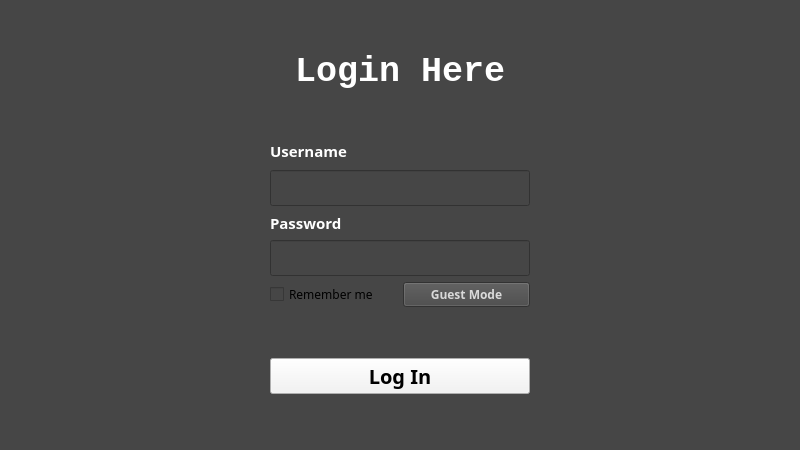
<?xml version="1.0" encoding="UTF-8"?>
<ui version="4.0">
 <class>Form</class>
 <widget class="QWidget" name="Form">
  <property name="geometry">
   <rect>
    <x>0</x>
    <y>0</y>
    <width>800</width>
    <height>450</height>
   </rect>
  </property>
  <property name="maximumSize">
   <size>
    <width>800</width>
    <height>450</height>
   </size>
  </property>
  <property name="font">
   <font>
    <family>Consolas</family>
    <kerning>true</kerning>
   </font>
  </property>
  <property name="windowTitle">
   <string>Log In</string>
  </property>
  <property name="styleSheet">
   <string notr="true">background-color: rgb(70, 70, 70);</string>
  </property>
  <layout class="QHBoxLayout" name="horizontalLayout_2">
   <item>
    <spacer name="horizontalSpacer_2">
     <property name="orientation">
      <enum>Qt::Horizontal</enum>
     </property>
     <property name="sizeHint" stdset="0">
      <size>
       <width>40</width>
       <height>20</height>
      </size>
     </property>
    </spacer>
   </item>
   <item>
    <layout class="QVBoxLayout" name="verticalLayout_3">
     <item>
      <layout class="QVBoxLayout" name="verticalLayout">
       <property name="spacing">
        <number>8</number>
       </property>
       <item>
        <spacer name="verticalSpacer_3">
         <property name="orientation">
          <enum>Qt::Vertical</enum>
         </property>
         <property name="sizeHint" stdset="0">
          <size>
           <width>20</width>
           <height>40</height>
          </size>
         </property>
        </spacer>
       </item>
       <item>
        <widget class="QLabel" name="label">
         <property name="font">
          <font>
           <family>Consolas</family>
           <pointsize>26</pointsize>
           <bold>true</bold>
          </font>
         </property>
         <property name="styleSheet">
          <string notr="true">color: rgb(255, 255, 255);</string>
         </property>
         <property name="text">
          <string>Login Here</string>
         </property>
         <property name="alignment">
          <set>Qt::AlignCenter</set>
         </property>
        </widget>
       </item>
       <item>
        <spacer name="verticalSpacer">
         <property name="orientation">
          <enum>Qt::Vertical</enum>
         </property>
         <property name="sizeHint" stdset="0">
          <size>
           <width>20</width>
           <height>40</height>
          </size>
         </property>
        </spacer>
       </item>
       <item>
        <widget class="QLabel" name="label_2">
         <property name="font">
          <font>
           <family>微软雅黑</family>
           <pointsize>11</pointsize>
           <bold>true</bold>
          </font>
         </property>
         <property name="styleSheet">
          <string notr="true">color: rgb(255, 255, 255);</string>
         </property>
         <property name="text">
          <string>Username</string>
         </property>
        </widget>
       </item>
       <item>
        <widget class="LineEdit" name="lineEdit">
         <property name="font">
          <font>
           <family>微软雅黑</family>
           <pointsize>15</pointsize>
          </font>
         </property>
         <property name="styleSheet">
          <string notr="true">color: rgb(255, 255, 255);</string>
         </property>
         <property name="alignment">
          <set>Qt::AlignCenter</set>
         </property>
        </widget>
       </item>
      </layout>
     </item>
     <item>
      <layout class="QVBoxLayout" name="verticalLayout_2">
       <item>
        <widget class="QLabel" name="label_3">
         <property name="font">
          <font>
           <family>微软雅黑</family>
           <pointsize>11</pointsize>
           <bold>true</bold>
          </font>
         </property>
         <property name="styleSheet">
          <string notr="true">color: rgb(255, 255, 255);</string>
         </property>
         <property name="text">
          <string>Password</string>
         </property>
        </widget>
       </item>
       <item>
        <widget class="PasswordLineEdit" name="lineEdit_2">
         <property name="font">
          <font>
           <family>微软雅黑</family>
           <pointsize>15</pointsize>
          </font>
         </property>
         <property name="styleSheet">
          <string notr="true">color: rgb(255, 255, 255);</string>
         </property>
         <property name="frame">
          <bool>true</bool>
         </property>
         <property name="echoMode">
          <enum>QLineEdit::Password</enum>
         </property>
         <property name="alignment">
          <set>Qt::AlignCenter</set>
         </property>
        </widget>
       </item>
      </layout>
     </item>
     <item>
      <layout class="QHBoxLayout" name="horizontalLayout">
       <item>
        <widget class="CheckBox" name="checkBox">
         <property name="font">
          <font>
           <family>微软雅黑</family>
          </font>
         </property>
         <property name="styleSheet">
          <string notr="true"/>
         </property>
         <property name="text">
          <string>Remember me</string>
         </property>
        </widget>
       </item>
       <item>
        <widget class="PillPushButton" name="pushButton_2">
         <property name="font">
          <font>
           <family>微软雅黑</family>
           <bold>true</bold>
          </font>
         </property>
         <property name="styleSheet">
          <string notr="true">color: rgb(217, 217, 217);</string>
         </property>
         <property name="text">
          <string>Guest Mode</string>
         </property>
         <property name="checkable">
          <bool>true</bool>
         </property>
        </widget>
       </item>
      </layout>
     </item>
     <item>
      <spacer name="verticalSpacer_2">
       <property name="orientation">
        <enum>Qt::Vertical</enum>
       </property>
       <property name="sizeHint" stdset="0">
        <size>
         <width>20</width>
         <height>40</height>
        </size>
       </property>
      </spacer>
     </item>
     <item>
      <widget class="PushButton" name="pushButton">
       <property name="font">
        <font>
         <family>微软雅黑</family>
         <pointsize>15</pointsize>
         <bold>true</bold>
        </font>
       </property>
       <property name="styleSheet">
        <string notr="true">background-color: rgb(243, 243, 243);
color: rgb(0, 0, 0);</string>
       </property>
       <property name="text">
        <string>Log In</string>
       </property>
      </widget>
     </item>
     <item>
      <spacer name="verticalSpacer_4">
       <property name="orientation">
        <enum>Qt::Vertical</enum>
       </property>
       <property name="sizeHint" stdset="0">
        <size>
         <width>20</width>
         <height>40</height>
        </size>
       </property>
      </spacer>
     </item>
    </layout>
   </item>
   <item>
    <spacer name="horizontalSpacer">
     <property name="orientation">
      <enum>Qt::Horizontal</enum>
     </property>
     <property name="sizeHint" stdset="0">
      <size>
       <width>40</width>
       <height>20</height>
      </size>
     </property>
    </spacer>
   </item>
  </layout>
 </widget>
 <customwidgets>
  <customwidget>
   <class>LineEdit</class>
   <extends>QLineEdit</extends>
   <header>qfluentwidgets</header>
  </customwidget>
  <customwidget>
   <class>CheckBox</class>
   <extends>QCheckBox</extends>
   <header>qfluentwidgets</header>
  </customwidget>
  <customwidget>
   <class>PushButton</class>
   <extends>QPushButton</extends>
   <header>qfluentwidgets</header>
  </customwidget>
  <customwidget>
   <class>PillPushButton</class>
   <extends>QPushButton</extends>
   <header>qfluentwidgets</header>
  </customwidget>
  <customwidget>
   <class>PasswordLineEdit</class>
   <extends>QLineEdit</extends>
   <header>qfluentwidgets</header>
  </customwidget>
 </customwidgets>
 <resources/>
 <connections/>
</ui>
